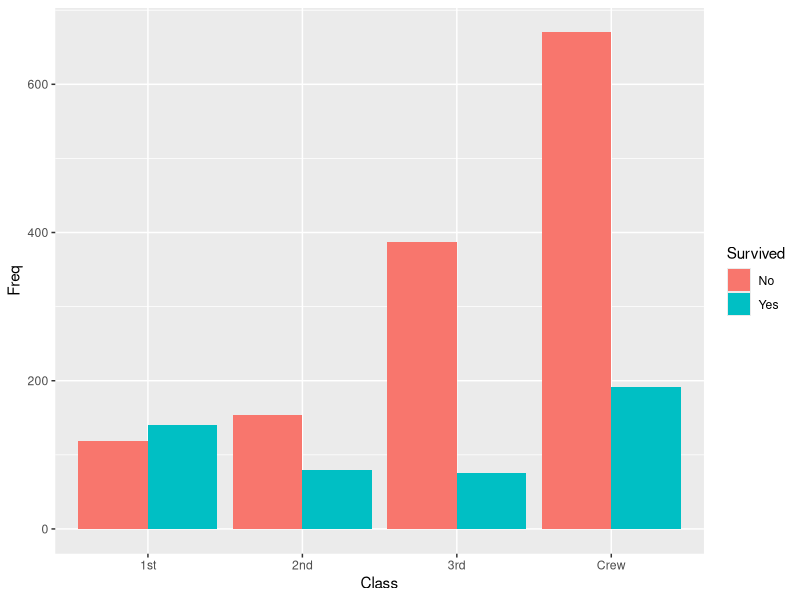
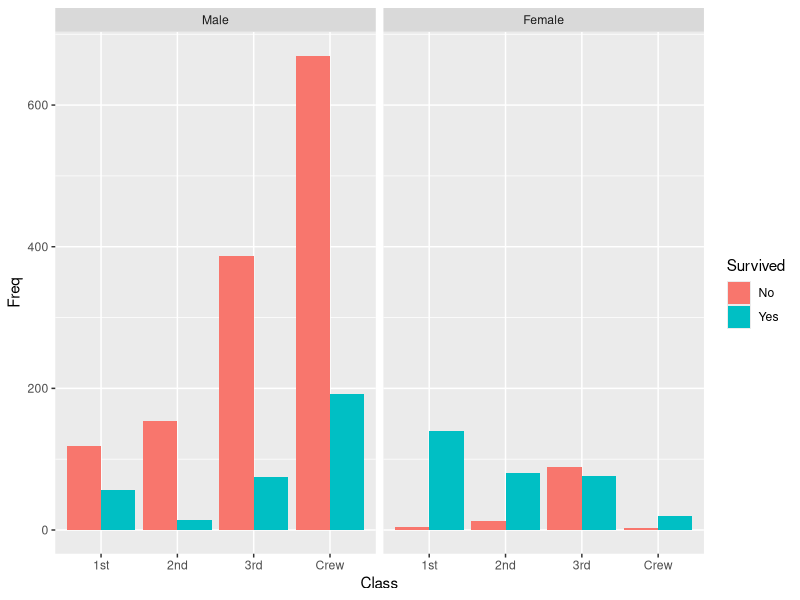

These figures' R source, in order:
library(ggplot2)
data("Titanic")

# Convert Titanic to data frame
titanic_df <- as.data.frame(Titanic)

# Bar chart survival vs class
ggplot(titanic_df, aes(x=Class, y=Freq, fill=Survived)) +
  geom_bar(stat="identity", position="dodge")

# Modify plot by gender
ggplot(titanic_df, aes(x=Class, y=Freq, fill=Survived)) +
  geom_bar(stat="identity", position="dodge") +
  facet_wrap(~Sex)

# Histogram of Age (using Titanic dataset from 'datasets' package doesn’t have Age, 
# so use 'titanic' package if available)
# Example with titanic_train dataset:
# hist(titanic_train$Age, main="Histogram of Age", col="orange")
